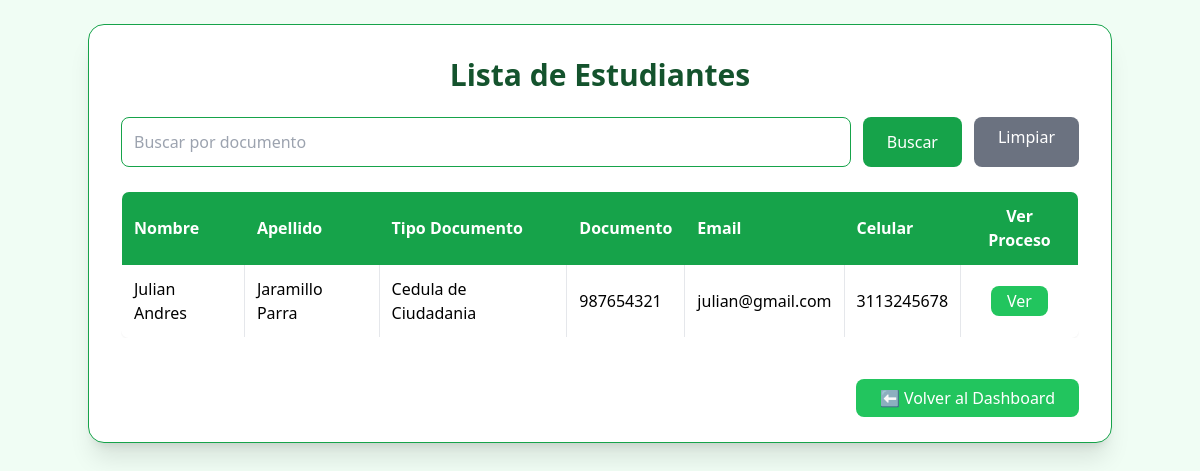
The app's page /estudiantes/listarEstudiantes (signed in) with its own data.
### app/models/users.py (models this page shows, shortened)
class Aprendiz(db.Model, UserMixin):
    __tablename__ = 'aprendiz'
    id_aprendiz = db.Column(db.Integer, primary_key=True)
    nombre = db.Column(db.String(45), nullable=False)
    apellido = db.Column(db.String(45), nullable=False)
    tipo_documento = db.Column(db.Enum(
        'Cedula de Ciudadania',
        'Tarjeta de Identidad',
        'Cedula Extrangeria',
        'Registro Civil'
    ), nullable=False)
    documento = db.Column(db.String(45), unique=True, nullable=False, index=True)
    email = db.Column(db.String(100), unique=True, nullable=False, index=True)
    celular = db.Column(db.String(45), unique=True, nullable=False, index=True)
    password_aprendiz = db.Column(db.String(250), nullable=False)
    contrato_id = db.Column(db.Integer, db.ForeignKey('contrato.id_contrato'), nullable=True)
    contrato = db.relationship('Contrato', back_populates='aprendices_rel', uselist=False)
    programa_id = db.Column(db.Integer, db.ForeignKey('programa.id_programa'), nullable=True)
    programa = db.relationship('Programa', back_populates='aprendices_rel')
    instructor_id = db.Column(db.Integer, db.ForeignKey('instructor.id_instructor'), nullable=True)
    instructor = db.relationship('Instructor', back_populates='aprendices_rel')
    sede_id = db.Column(db.Integer, db.ForeignKey('sede.id_sede'))
    sede = db.relationship('Sede', backref='aprendices')
    empresas = db.relationship('Empresa', back_populates='aprendiz', cascade="all, delete-orphan")
    evidencias = db.relationship('Evidencia', back_populates='aprendiz_rel', lazy=True, cascade='all, delete-orphan')
    seguimiento = db.relationship('Seguimiento', back_populates='aprendiz_rel', lazy=True, uselist=False, cascade='all, delete-orphan')
    coordinador_id = db.Column(db.Integer, db.ForeignKey('coordinador.id_coordinador'), nullable=True)
    coordinador = db.relationship('Coordinador', backref='aprendices', lazy=True)

### app/routes/listar_route.py (the view, shortened to what this page needs)
@estudiantes_bp.route('/listarEstudiantes', methods=['GET'])
@login_required
def listar_estudiantes():
    documento = request.args.get('documento', type=str)
    nombre = request.args.get('nombre', type=str)
    apellido = request.args.get('apellido', type=str)
    estudiantes = []
    if isinstance(current_user, Instructor):
        query = Aprendiz.query.filter(Aprendiz.instructor_id == current_user.id_instructor)
        if documento:
            query = query.filter(Aprendiz.documento.contains(documento))
        if nombre:
            query = query.filter(Aprendiz.nombre.contains(nombre))
        if apellido:
            query = query.filter(Aprendiz.apellido.contains(apellido))
        estudiantes = query.all()
        if not estudiantes:
            flash('No se encontraron aprendices asignados.', 'warning')
    else:
        flash('No tienes permiso para ver aprendices.', 'danger')
    return render_template('listar.html', estudiantes=estudiantes, documento=documento, nombre=nombre, apellido=apellido, now=datetime.now())

### app/__init__.py (called while the page is built)
@login_manager.user_loader
def load_user(user_id):
    from app.models.users import Aprendiz, Instructor, Coordinador, Administrador
    try:
        role, id = user_id.split("-")
        id = int(id)
    except (ValueError, AttributeError):
        return None
    if role == "aprendiz":
        return Aprendiz.query.get(id)
    elif role == "instructor":
        return Instructor.query.get(id)
    elif role == "coordinador":
        return Coordinador.query.get(id)
    elif role == "administrador":
        return Administrador.query.get(id)
    return None

### app/templates/listar.html (shortened to what this page needs)
<!DOCTYPE html>
<html lang="es">
<head>
    <script src="https://cdn.tailwindcss.com"></script>
</head>
<body class="bg-green-50 min-h-screen p-6">
    <div class="container mx-auto bg-white shadow-xl rounded-2xl p-8 border border-green-600">
        <h2 class="text-3xl font-bold text-center text-green-900 mb-6">Lista de Estudiantes</h2>
        <form method="GET" class="mb-6 flex gap-3">
            <input type="text" name="documento" placeholder="Buscar por documento"
                   value="{{ documento_seleccionado | default('') }}"
                   class="flex-grow border border-green-600 rounded-lg p-3 focus:outline-none focus:ring-2 focus:ring-green-500 focus:border-green-500">
            <button type="submit" class="bg-green-600 text-white px-6 py-2 rounded-lg hover:bg-green-700 transition">
                Buscar
            </button>
            <a href="{{ url_for('estudiantes.listar_estudiantes') }}"
               class="bg-gray-500 text-white px-6 py-2 rounded-lg hover:bg-gray-600 transition">
                Limpiar
            </a>
        </form>
        <div class="overflow-x-auto mb-12">
            <table class="min-w-full border border-green-600 shadow-sm rounded-lg overflow-hidden">
                <thead class="bg-green-600 text-white text-left">
                    <tr>
                        <th class="p-3 border border-green-600">Nombre</th>
                        <th class="p-3 border border-green-600">Apellido</th>
                        <th class="p-3 border border-green-600">Tipo Documento</th>
                        <th class="p-3 border border-green-600">Documento</th>
                        <th class="p-3 border border-green-600">Email</th>
                        <th class="p-3 border border-green-600">Celular</th>
                        <th class="p-3 border border-green-600 text-center">Ver Proceso</th>
                    </tr>
                </thead>
                <tbody class="bg-white divide-y divide-green-200">
                    {% for estudiante in estudiantes %}
                    <tr class="hover:bg-green-50 transition">
                        <td class="p-3 border">{{ estudiante.nombre }}</td>
                        <td class="p-3 border">{{ estudiante.apellido }}</td>
                        <td class="p-3 border">{{ estudiante.tipo_documento }}</td>
                        <td class="p-3 border">{{ estudiante.documento }}</td>
                        <td class="p-3 border">{{ estudiante.email }}</td>
                        <td class="p-3 border">{{ estudiante.celular }}</td>
                        <td class="p-3 text-center">
                            <a href="{{ url_for('aprendiz_bp.dashboard_aprendiz', aprendiz_id=estudiante.id_aprendiz) }}"
                               target="_blank"
                               class="bg-green-500 text-white px-4 py-1 rounded-lg hover:bg-green-700 transition duration-200 font-medium">
                                Ver
                            </a>
                        </td>
                    </tr>
                    {% endfor %}
                </tbody>
            </table>
        </div>
        <div class="mt-6 text-right">
            <a href="{{ url_for('instructor_bp.dashboard_instructor') }}" class="bg-green-500 text-white px-6 py-2 rounded-lg hover:bg-green-700 transition">
                ⬅️ Volver al Dashboard
            </a>
        </div>
    </div>
</body>
</html>

### records on screen
Aprendiz: nombre "Julian Andres", apellido "Jaramillo Parra", tipo_documento "Cedula de Ciudadania", documento "987654321", email "julian@gmail.com", celular "3113245678"
